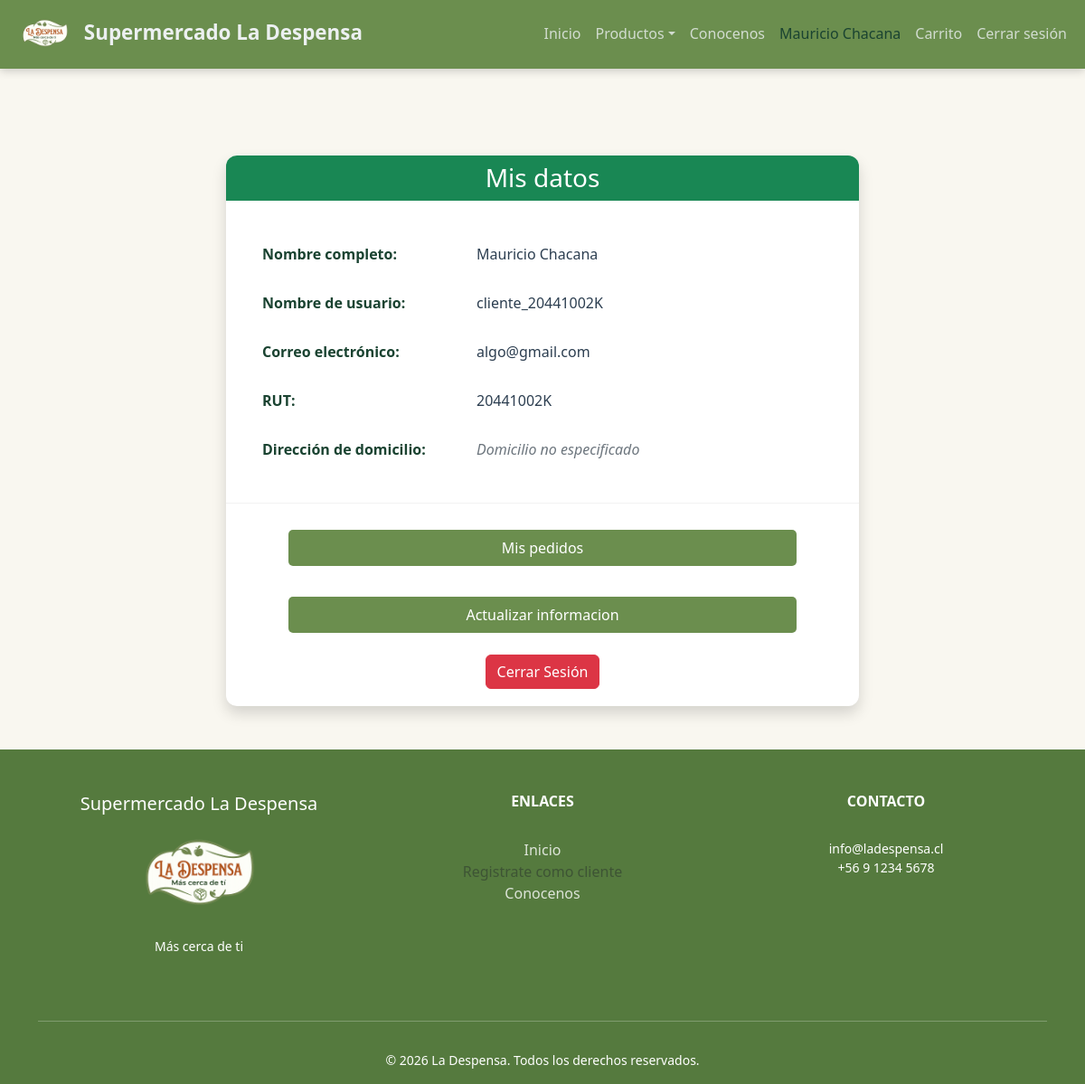
/vistas_cliente/perfil_cli/ (signed in), run on an earlier commit of the app's database.
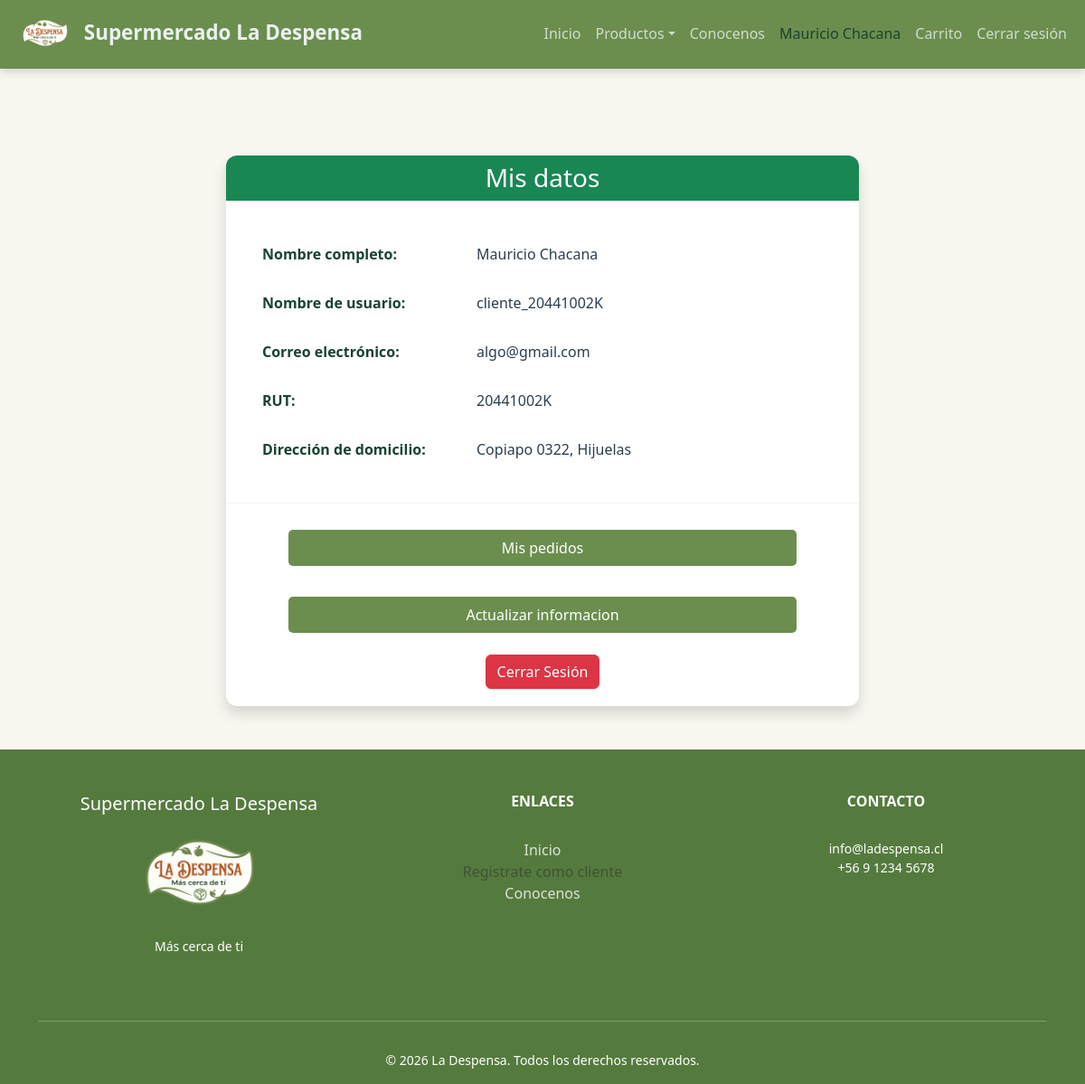
And on a later commit of the database.
### supermercado/models.py (models this page shows, shortened)
class PerfilCliente(models.Model):
    usuario = models.OneToOneField(User, on_delete=models.CASCADE, related_name='perfil')
    rut = models.CharField(max_length=12, unique=True, blank=True, null=True)
    direccion = models.TextField(blank=True, null=True, verbose_name="Dirección de domicilio")
    telefono = models.CharField(max_length=15, blank=True, null=True)
    class Meta:
        verbose_name = 'Perfil de Cliente'
        verbose_name_plural = 'Perfiles de Clientes'

### supermercado/views.py (the view)
# urls.py: path('vistas_cliente/perfil_cli/', views.perfil_cli, name='perfil_cli'),
@login_required
def perfil_cli(request):
    usuario = request.user
    perfil = usuario.perfil
    direccion = perfil.direccion if perfil.direccion else "Domicilio no especificado"
    context = {
        'nombre_completo': f"{usuario.first_name} {usuario.last_name}",
        'email': usuario.email,
        'rut': perfil.rut if perfil.rut else "No especificado",
        'direccion': direccion,
        'username': usuario.username,
    }
    return render(request, 'vistas_cliente/perfil_cli.html', context)

### supermercado/autenticacion_login.py (called while the page is built)
    def get_user(self, user_id):
        try:
            return User.objects.get(pk=user_id)
        except User.DoesNotExist:
            return None

### supermercado/context_processors.py (called while the page is built)
def usuario_context(request):
    return {
        'user': request.user
    }

def carrito_context(request):
    cantidad_items = 0
    if request.user.is_authenticated and not request.user.is_staff:
        carrito, created = Carrito.objects.get_or_create(usuario=request.user)
        cantidad_items = carrito.get_cantidad_items()
    return {
        'cantidad_items': cantidad_items
    }

### supermercado/models.py (called while the page is built)
    def get_cantidad_items(self):
        return sum(item.cantidad for item in self.items.all())

### supermercado/templates/vistas_cliente/perfil_cli.html (shortened to what the changed rows need)
{% load static %}
<!DOCTYPE html>
<html lang="es">
<head>
    <link href="https://cdn.jsdelivr.net/npm/bootstrap@5.3.2/dist/css/bootstrap.min.css" rel="stylesheet">
    <link rel="stylesheet" href="{% static 'css/design.css' %}">
</head>
<body>
    <div class="container mt-5 pt-5">
        <div class="row">
            <div class="col-md-8 mx-auto">
                <div class="card shadow perfil-card">
                    <div class="card-body">
                        <table class="table table-borderless">
                            <tr>
                                <th>Nombre completo:</th>
                            </tr>
                            <tr>
                                <th>Nombre de usuario:</th>
                            </tr>
                            <tr>
                                <th>Correo electrónico:</th>
                            </tr>
                            <tr>
                                <th>RUT:</th>
                                <td>{{ rut }}</td>
                            </tr>
                            <tr>
                                <th>Dirección de domicilio:</th>
                                <td>
                                    {% if direccion == "Domicilio no especificado" %}
                                        <span class="direccion-pendiente">{{ direccion }}</span>
                                    {% else %}
                                        {{ direccion }}
                                    {% endif %}
                                </td>
                            </tr>
                        </table>
                    </div>
                </div>
            </div>
        </div>
    </div>
</body>
</html>

What changed in the data, as far as the page shows it:
changed PerfilCliente: direccion (not shown) → "Copiapo 0322, Hijuelas"
Also different on the page:
{{ direccion }}: "Domicilio no especificado" → (not shown)
